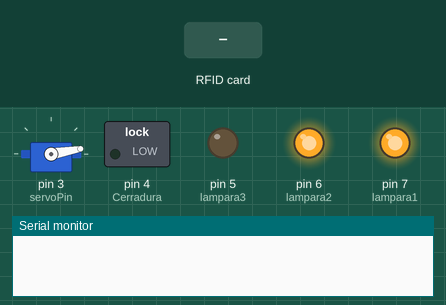
This sketch was run on a simulated Arduino Uno, built with avr-gcc and run on an emulated ATmega328P. Parts: servo, switched loads named in the sketch (green lamp = pin HIGH), output pins drawn as LEDs (lit = HIGH), the last lines printed to the serial monitor. Inputs (shaded band) come from the test bench. Pins used as bus, display or sensor lines are not drawn.

Above: at 1.2 s.
1.3 s: RFID card 44 49 43 45 held to the reader
At 4.1 s:
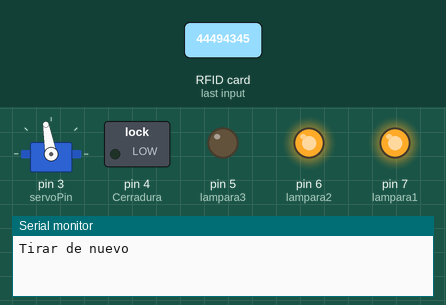
Timing chart, 0 to 6.8 s (numbered marks = the images above; inputs shaded):
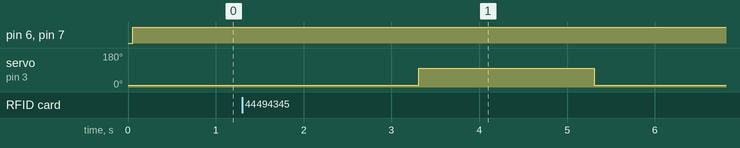

Measured:
- after the input at 1.3 s, servo on pin 3 (servoPin): 10° → 100° after 2.0 s, → 10° 2.0 s later

The sketch:

dados.ino
```cpp
#include <SPI.h>
#include <MFRC522.h>
#include <Servo.h>

/*--------------Configuraciones ------------------------*/
#define  servoPin 3 // Pin del Output del Servo
#define Cerradura  4 //Pin de salida para la CERRADURA
#define lampara1 7  //lampara 1
#define lampara2 6  //lampara 2
#define lampara3 5  //lmapara compartimiento


byte value[] = {0x44, 0x49, 0x43, 0x45}; // D,I,C,E

int timeWinner = 2 * 1000;  // Segundos antes de reiniciar el juego
const int servoDelay = 2 * 1000; // tiempo apertura cierre del Servo

const int OPEN = 100; //Angulo de apertura del Servo
const int CLOSE = 10; // Angulo de Cierre del Servo
/*------------------------------------------------------*/


// ----------  Parametros Internos NO MODIFICAR

const int LOCK=LOW;
const int UNLOCK=HIGH;

#define RST_PIN         9           // Configurable opcional
#define SS_PIN          10          // Configurable opcional

MFRC522 mfrc522(SS_PIN, RST_PIN);   //Se crea el objeto MFRC522
Servo servo;
MFRC522::MIFARE_Key key;

byte sector         = 0;
byte blockAddr      = 1;

byte status;
byte buffer[18];
byte size = sizeof(buffer);
//--------------------------------

void setup() {
    Serial.begin(9600);
    while (!Serial);    // Do nothing if no serial port is opened (added for Arduinos based on ATMEGA32U4)
    SPI.begin();        // Init SPI bus
    mfrc522.PCD_Init(); // Init MFRC522 card

    // Prepare the key (used both as key A and as key B)
    // using FFFFFFFFFFFFh which is the default at chip delivery from the factory
    for (byte i = 0; i < 6; i++) {
        key.keyByte[i] = 0xFF;
    }
    int servoPos = 0;
    servo.attach(servoPin);
    servo.write(OPEN);
    servo.write(CLOSE);
    pinMode(lampara1,OUTPUT);
    pinMode(lampara2,OUTPUT);
    pinMode(lampara3,OUTPUT);
    pinMode(Cerradura,OUTPUT);
    digitalWrite(Cerradura,LOCK);


   // delay(300);
    servo.write(CLOSE);

}

/**
 * Main loop.
 */
void loop() {
    //Actions LEDS
    actionLeds(HIGH);
    // Look for new cards
    if ( ! mfrc522.PICC_IsNewCardPresent())
        return;

    // Select one of the cards
    if ( ! mfrc522.PICC_ReadCardSerial())
        return;


    // Authenticate using key A
    status = mfrc522.PCD_Authenticate(MFRC522::PICC_CMD_MF_AUTH_KEY_A, blockAddr, &key, &(mfrc522.uid));
    if (status != MFRC522::STATUS_OK) {
        Serial.print(F("PCD_Authenticate() failed: "));
        Serial.println(mfrc522.GetStatusCodeName(status));
        return;
    }
    // Read data from the block
    status = mfrc522.MIFARE_Read(blockAddr, buffer, &size);
    if (status != MFRC522::STATUS_OK) {
        Serial.print(F("MIFARE_Read() failed: "));
        Serial.println(mfrc522.GetStatusCodeName(status));
    }
    //dump_byte_array(buffer, 16);
    if(compareByte(buffer,sizeof(value),value))
    {
      winner();
    }
    else
    {
      throwBack();
    }


    // Halt PICC
    mfrc522.PICC_HaltA();
    // Stop encryption on PCD
    mfrc522.PCD_StopCrypto1();
}
void actionLeds(bool value){
  digitalWrite(lampara1,value);
  digitalWrite(lampara2,value);
  digitalWrite(lampara3,!value);
}
void throwBack()
{
  Serial.println("Tirar de nuevo");
  digitalWrite(Cerradura,LOCK);
  actionLeds(HIGH);
  delay(servoDelay);
  servo.write(OPEN);
  delay(servoDelay);
  servo.write(CLOSE);

}

void winner()
{
  Serial.println("GANADOR");
  digitalWrite(Cerradura,UNLOCK);
  //SE apagan los leds
  actionLeds(LOW);
  delay(timeWinner);
  throwBack();


}
bool compareByte(byte *buffer, byte bufferSize , byte *value) {
    int cont = 0;
    for (byte i = 0; i < bufferSize; i++) {

        if(buffer[i]!=value[i])
        {
          cont = 1;
        }
    }

    if(cont == 0)
    {
      return true;
    }
    else
    {
      return false;
    }
}
```
